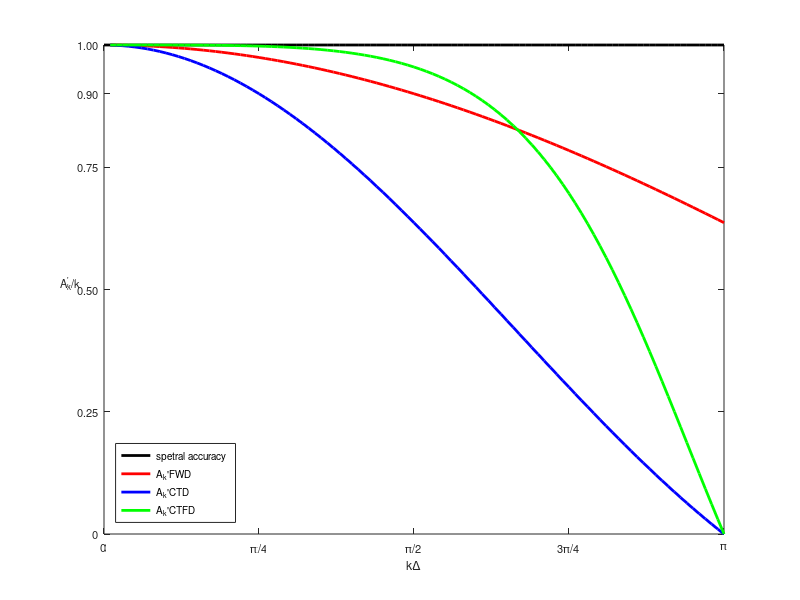

Reproduce this figure in MATLAB.
x=0:0.01*pi:pi;
y1=1+0*x;
y3=(sin(x))./x;
y2=(sqrt(2-2*cos(x)))./x;
y4=((3*sin(x))./(cos(x)+2))./x;
plot(x,y1,'k-','LineWidth',2);hold on;
plot(x,y2,'r-','LineWidth',2);hold on;
plot(x,y3,'b-','LineWidth',2);hold on;
plot(x,y4,'g-','LineWidth',2);hold on;
axis([0 pi 0 1]);
set(gca,'XTick',0:pi/4:pi);
set(gca,'xtickLabel',{'0','\pi/4','\pi/2','3\pi/4','\pi'})
set(gca,'ytickLabel',{'0','0.25','0.50','0.75','0.90','1.00'},'fontsize',8)
set(gca,'YTick',[0 0.25 0.50 0.75 0.90 1.00]);
xlabel('k\Delta')
ylabel('A_k^{''}/k','Rotation',0,'fontsize',8)
legend({'spetral accuracy','A_k''FWD','A_k''CTD','A_k''CTFD'},'Location','SouthWest')
